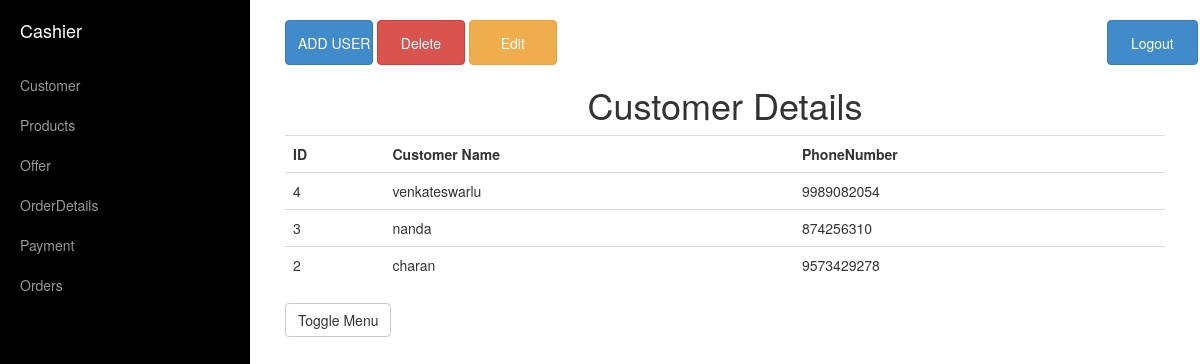
/Cloth/cashier.php, run on the app's committed database.
### tables this page shows
CREATE TABLE IF NOT EXISTS `customers` (
`customer_id` int(11) NOT NULL,
  `name` varchar(30) NOT NULL,
  `phone_no` bigint(20) NOT NULL
);

### Cloth/cashier.php (the view, shortened to what this page needs)
<!DOCTYPE html>
<html lang="en">
<head>
<link href="css/elements.css" rel="stylesheet">
<link href="css/bootstrap.min.css" rel="stylesheet">
<link href="css/simple-sidebar.css" rel="stylesheet">
</head>
<body id="body" style="overflow:hidden;">
<div id="wrapper">
<div id="sidebar-wrapper">
<ul class="sidebar-nav">
<li class="sidebar-brand">
<a href="cashier.php">
Cashier
</a>
</li>
<li>
<a href="cashier.php">Customer</a>
</li>
<li>
<a href="products.php">Products</a>
</li>
<li>
<a href="offer.php">Offer</a>
</li>
<li>
<a href="orders1.php">OrderDetails</a>
</li>
<li>
<a href="payment.php">Payment</a>
</li>
<li>
<a href="casorder.php">Orders</a>
</li>
</ul>
</div>
<div id="page-content-wrapper">
<div class="container-fluid">
<div class="row">
<div class="col-lg-12">
<button class='btn btn-primary' onclick="div_show()">ADD USER</button>
<button class="btn btn-danger" onclick="div1_show()">Delete</button>
<button class="btn btn-warning" onclick="div2_show()">Edit</button>
<a href ="login.php"><button class='btn btn-primary' onclick="login.php" style="position:absolute; margin-left:550px;">Logout</button></a>
<h1 align="center">Customer Details</h1>
<p>
<table class="table table-hover">
<tr>
<th>ID</th>
<th>Customer Name</th>
<th>PhoneNumber</th>
</tr>
<?php
$query="SELECT * FROM `customers` ORDER BY `customer_id` DESC";
$query_run=mysql_query($query);
if($query_run)
{
	while($row=mysql_fetch_assoc($query_run))
	{
		$name=$row['name'];
		$id=$row['customer_id'];
		$phone=$row['phone_no'];
		echo '<tr>';
		echo "<td>$id</td>";
		echo "<td>$name</td>";
		echo "<td>$phone</td>";
	}
}
?>
</table>
</p>
<a href="#menu-toggle" class="btn btn-default" id="menu-toggle">Toggle Menu</a>
</div>
</div>
</div>
</div>
</div>
</body>
</html>

### Cloth/css/elements.css (style rules this page uses)
html { overflow: -moz-scrollbars-vertical; overflow-y: scroll; }
p { margin-top:30px }
button { width:10%; height:45px; border-radius:3px; background-color:#cd853f; color:#fff; font-family:'Raleway',sans-serif; font-size:18px; cursor:pointer }

### Cloth/css/simple-sidebar.css (style rules this page uses)
#wrapper { padding-left: 0; -webkit-transition: all 0.5s ease; -moz-transition: all 0.5s ease; -o-transition: all 0.5s ease; transition: all 0.5s ease; }
#sidebar-wrapper { z-index: 1000; position: fixed; left: 250px; width: 0; height: 100%; margin-left: -250px; overflow-y: auto; background: #000; -webkit-transition: all 0.5s ease; -moz-transition: all 0.5s ease; -o-transition: all 0.5s ease; transition: all 0.5s ease; }
#page-content-wrapper { width: 100%; padding: 15px; }
.sidebar-nav { position: absolute; top: 0; width: 250px; margin: 0; padding: 0; list-style: none; }
.sidebar-nav li { text-indent: 20px; line-height: 40px; }
.sidebar-nav li a { display: block; text-decoration: none; color: #999999; }
.sidebar-nav > .sidebar-brand { height: 65px; font-size: 18px; line-height: 60px; }
.sidebar-nav > .sidebar-brand a { color: #999999; }
@media (min-width:768px) { #wrapper { padding-left: 250px; } }
@media (min-width:768px) { #sidebar-wrapper { width: 250px; } }
@media (min-width:768px) { #page-content-wrapper { padding: 20px; } }

### data on the page
customers: customer_id "4", name "venkateswarlu", phone_no "9989082054"
customers: customer_id "3", name "nanda", phone_no "874256310"
customers: customer_id "2", name "charan", phone_no "9573429278"
